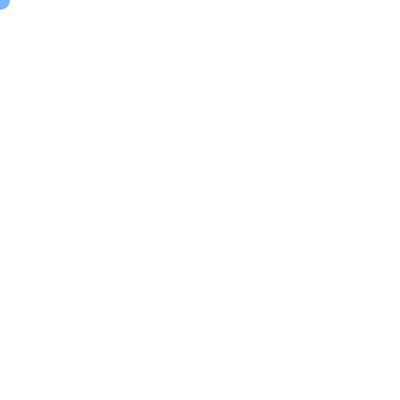
Frame 1 (no input)
Frame 60 (no input): identical to frame 1, image omitted
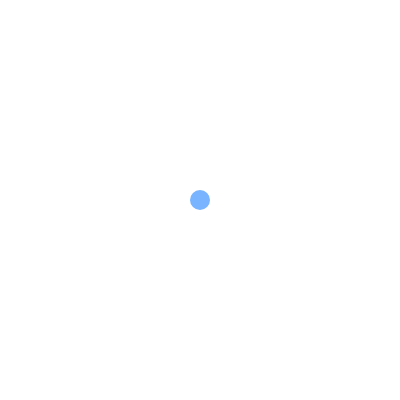
Frame 120 (the mouse pressed at the canvas centre since frame 60)

The p5.js sketch that drew these frames (run headless with seeded random() and noise() and a simulated clock; from frame 60 on, the mouse is pressed at the canvas centre):

// p5.js sketch
// ── sketch.js
let MX = []
let MY = []
function setup(){
createCanvas(400,400)
}
function draw(){
    background(255)
MX.push(mouseX)
MY.push(mouseY)
if(MX.length > 5){
    MX.shift()
    MY.shift()
}
drawTail()
}
    function drawTail() {
  noStroke();
  for (let i = 0; i < MX.length; i++) {
    const stepsFromNewest = (MX.length - 1) - i;
    const d = 20 - 2 * stepsFromNewest;
    const alpha = 255 - stepsFromNewest * 40;
    fill(120, 180, 255, alpha);
    circle(MX[i], MY[i], d);
  }
}
